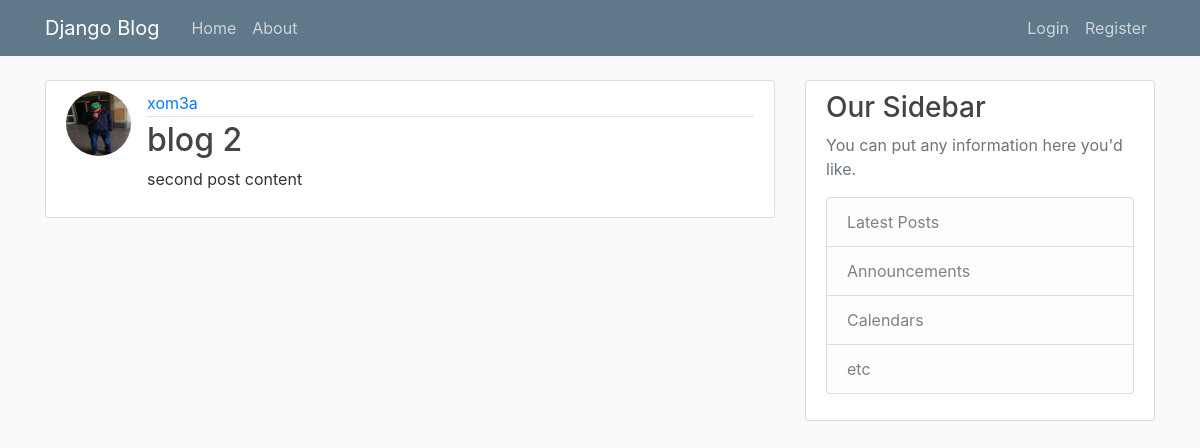
The page /post/2 on the database as committed earlier.
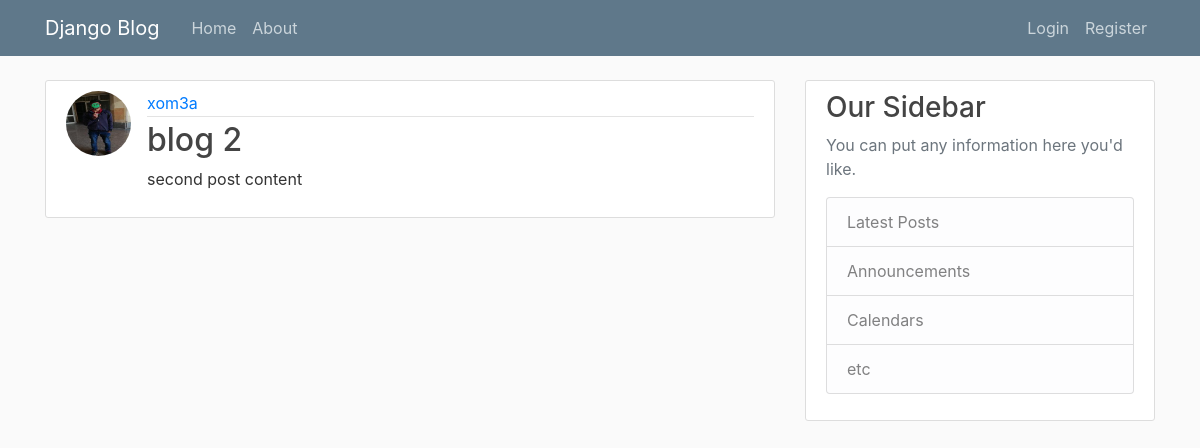
The same page on the database as committed later.
### blog/models.py (models this page shows, shortened)
class Post(models.Model):
    title = models.CharField(max_length= 100)
    content = models.TextField()
    date_posted = models.DateTimeField(default=timezone.now)
    author = models.ForeignKey(User, on_delete=models.CASCADE)

### users/models.py (models this page shows, shortened)
class Profile(models.Model):
    user = models.OneToOneField(User, on_delete=models.CASCADE)
    image = models.ImageField(default='default.jpg', upload_to='profile_pics')

### blog/views.py (the view)
# urls.py: path('post/<int:pk>', PostDetailView.as_view(),name='post-detail'),
class PostDetailView(DetailView):
    model = Post

### blog/templates/blog/post_detail.html (shortened to what this page needs)
{% extends "blog/base.html" %}
{% block content%}
    <article class="media content-section">
        <img class="rounded-circle article-img" src="{{object.author.profile.image.url}}" alt="{{user.username}} profile picture">
        <div class="media-body">
        <div class="article-metadata">
            <a class="mr-2" href="#">{{ object.author }}</a>
        </div>
        <h2 class="article-title">{{ object.title }}</h2>
        <p class="article-content">{{ object.content }}</p>
        </div>
    </article>
{% endblock content%}

Rows that differ between the two databases and show on the page:
changed through a linked row, Post "blog 2": author.profile.image: a different picture
